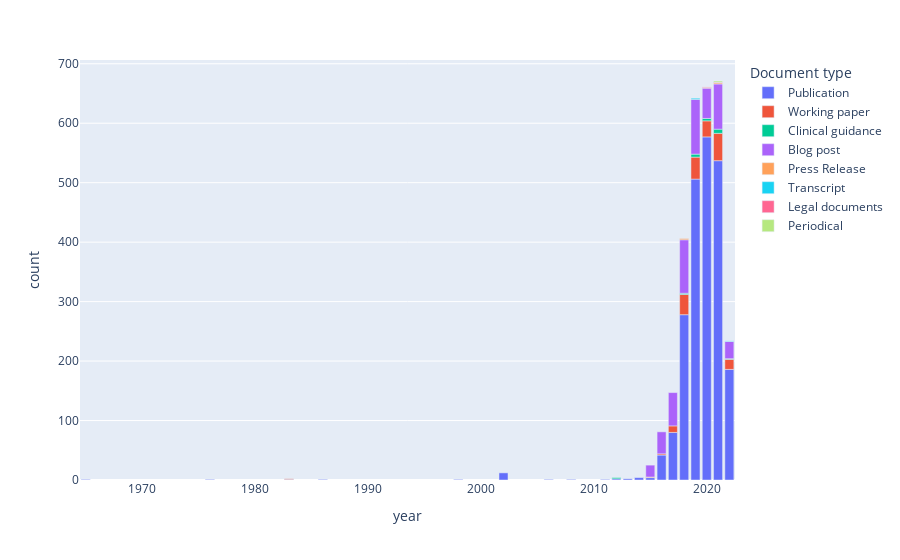

Here is the notebook cell this chart was saved with:
### Code cell
two_values_count_plot(df_ai, 'year', 'Document type')

### Figure 1 — Plotly figure (JSON) as saved in the notebook; plotly's stock layout.template omitted (floating-point values rounded to 4 significant figures)
{"data": [{"alignmentgroup": "True", "hovertemplate": "Document type=Publication<br>year=%{x}<br>count=%{y}<extra></extra>", "legendgroup": "Publication", "marker": {"color": "#636efa", "pattern": {"shape": ""}}, "name": "Publication", "offsetgroup": "Publication", "orientation": "v", "showlegend": true, "textposition": "auto", "type": "bar", "x": [1965, 1976, 1983, 1986, 1998, 2002, 2006, 2008, 2011, 2012, 2013, 2014, 2015, 2016, 2017, 2018, 2019, 2020, 2021, 2022], "xaxis": "x", "y": [1, 1, 1, 1, 1, 12, 1, 1, 1, 2, 2, 4, 4, 42, 80, 278, 506, 577, 537, 186], "yaxis": "y"}, {"alignmentgroup": "True", "hovertemplate": "Document type=Working paper<br>year=%{x}<br>count=%{y}<extra></extra>", "legendgroup": "Working paper", "marker": {"color": "#EF553B", "pattern": {"shape": ""}}, "name": "Working paper", "offsetgroup": "Working paper", "orientation": "v", "showlegend": true, "textposition": "auto", "type": "bar", "x": [1983, 2015, 2016, 2017, 2018, 2019, 2020, 2021, 2022], "xaxis": "x", "y": [1, 1, 2, 11, 34, 37, 27, 46, 17], "yaxis": "y"}, {"alignmentgroup": "True", "hovertemplate": "Document type=Clinical guidance<br>year=%{x}<br>count=%{y}<extra></extra>", "legendgroup": "Clinical guidance", "marker": {"color": "#00cc96", "pattern": {"shape": ""}}, "name": "Clinical guidance", "offsetgroup": "Clinical guidance", "orientation": "v", "showlegend": true, "textposition": "auto", "type": "bar", "x": [2012, 2018, 2019, 2020, 2021, 2022], "xaxis": "x", "y": [2, 2, 5, 4, 7, 1], "yaxis": "y"}, {"alignmentgroup": "True", "hovertemplate": "Document type=Blog post<br>year=%{x}<br>count=%{y}<extra></extra>", "legendgroup": "Blog post", "marker": {"color": "#ab63fa", "pattern": {"shape": ""}}, "name": "Blog post", "offsetgroup": "Blog post", "orientation": "v", "showlegend": true, "textposition": "auto", "type": "bar", "x": [2015, 2016, 2017, 2018, 2019, 2020, 2021, 2022], "xaxis": "x", "y": [20, 37, 56, 90, 92, 51, 76, 29], "yaxis": "y"}, {"alignmentgroup": "True", "hovertemplate": "Document type=Press Release<br>year=%{x}<br>count=%{y}<extra></extra>", "legendgroup": "Press Release", "marker": {"color": "#FFA15A", "pattern": {"shape": ""}}, "name": "Press Release", "offsetgroup": "Press Release", "orientation": "v", "showlegend": true, "textposition": "auto", "type": "bar", "x": [2018, 2020, 2021], "xaxis": "x", "y": [2, 1, 2], "yaxis": "y"}, {"alignmentgroup": "True", "hovertemplate": "Document type=Transcript<br>year=%{x}<br>count=%{y}<extra></extra>", "legendgroup": "Transcript", "marker": {"color": "#19d3f3", "pattern": {"shape": ""}}, "name": "Transcript", "offsetgroup": "Transcript", "orientation": "v", "showlegend": true, "textposition": "auto", "type": "bar", "x": [2019, 2022], "xaxis": "x", "y": [2, 1], "yaxis": "y"}, {"alignmentgroup": "True", "hovertemplate": "Document type=Legal documents<br>year=%{x}<br>count=%{y}<extra></extra>", "legendgroup": "Legal documents", "marker": {"color": "#FF6692", "pattern": {"shape": ""}}, "name": "Legal documents", "offsetgroup": "Legal documents", "orientation": "v", "showlegend": true, "textposition": "auto", "type": "bar", "x": [2020, 2021], "xaxis": "x", "y": [1, 1], "yaxis": "y"}, {"alignmentgroup": "True", "hovertemplate": "Document type=Periodical<br>year=%{x}<br>count=%{y}<extra></extra>", "legendgroup": "Periodical", "marker": {"color": "#B6E880", "pattern": {"shape": ""}}, "name": "Periodical", "offsetgroup": "Periodical", "orientation": "v", "showlegend": true, "textposition": "auto", "type": "bar", "x": [2021], "xaxis": "x", "y": [2], "yaxis": "y"}], "layout": {"barmode": "relative", "legend": {"title": {"text": "Document type"}, "tracegroupgap": 0}, "margin": {"t": 60}, "xaxis": {"anchor": "y", "domain": [0, 1], "title": {"text": "year"}}, "yaxis": {"anchor": "x", "domain": [0, 1], "title": {"text": "count"}}}}
